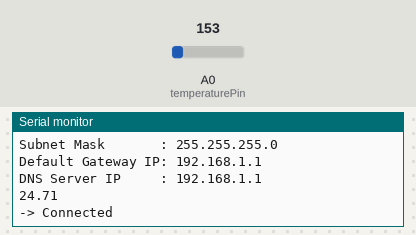
The sketch below on a simulated Arduino Uno, built with avr-gcc and run on an emulated ATmega328P. Shown: the last lines printed to the serial monitor. The test bench sets the inputs (shaded band); at power-on: A0 (temperaturePin) = 153. WiFi joins after 1.5 s; servers stay silent unless stated.

Above: at 2.8 s.
2.9 s: A0 (temperaturePin) set to 165
At 7.9 s:
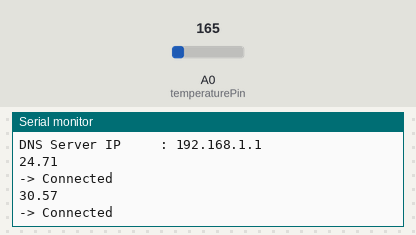
8.8 s: A0 (temperaturePin) set to 175
At 13.1 s:
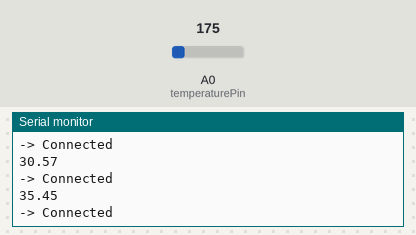
Timing chart, 0 to 14.6 s (numbered marks = the images above; inputs shaded):
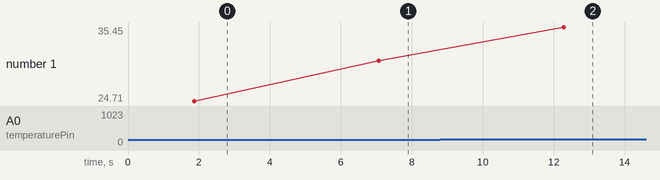

Measured:
- after the input at 2.9 s, the serial monitor: prints a new line after 4.2 s (image 1)
- after the input at 8.8 s, the serial monitor: prints a new line after 3.5 s (image 2)
- plotted number 1: 24.71 → 30.57 after the input at 2.9 s, 30.57 → 35.45 after the input at 8.8 s

The sketch:

mysql_ethr_test_02.ino
```cpp
#include<Ethernet.h>
#include<SPI.h>
const int temperaturePin = A0;
// **** ETHERNET SETTING ****
// Arduino Uno pins: 10 = CS, 11 = MOSI, 12 = MISO, 13 = SCK
// Ethernet MAC address - must be unique on your network - MAC Reads T4A001 in hex (unique in your network)
byte mac[] = { 0x90, 0xA2, 0xDA, 0x0F, 0x3A, 0xDC };
// For the rest we use DHCP (IP address and such)
IPAddress ip(172,25,3,30);
EthernetClient client;
IPAddress server(103,206,231,60); // IP Adres (or name) of server to dump data to
int  interval = 5000; // Wait between dumps

void setup() {

  Serial.begin(9600);
     while (!Serial) {
    ; // wait for serial port to connect. Needed for Leonardo only
  }
    if (Ethernet.begin(mac) == 0) {
    Serial.println("Failed to configure Ethernet using DHCP");
    // no point in carrying on, so do nothing forevermore:
    // try to congifure using IP address instead of DHCP:
    Ethernet.begin(mac, ip);
  }


  Serial.println("Tweaking4All.com - Temperature Drone - v2.0");
  Serial.println("-=-=-=-=-=-=-=-=-=-=-=-=-=-=-=-=-=-=-=-=-=-\n");
  Serial.print("IP Address        : ");
  Serial.println(Ethernet.localIP());
  Serial.print("Subnet Mask       : ");
  Serial.println(Ethernet.subnetMask());
  Serial.print("Default Gateway IP: ");
  Serial.println(Ethernet.gatewayIP());
  Serial.print("DNS Server IP     : ");
  Serial.println(Ethernet.dnsServerIP());
}

void loop() {
  // if you get a connection, report back via serial:
  if (client.connect(server, 80)) {
      float tem = getTemp();
    Serial.println( tem );
    Serial.println("-> Connected");
    if(client.connected()){
    // Make a HTTP request:
    client.print( "GET /add_data.php?");
    client.print("serial=");
    client.print( "TempSensor" );
    client.print("&&");
    client.print("temperature=");
    client.print( tem);
    client.println( " HTTP/1.1");
    client.println( "Host: 172.25.3.30" );
    //client.println(server);
    client.println( "Connection: close" );
    client.println();
    client.println();
    client.stop();
  }
  }
  else {
    // you didn't get a connection to the server:
    Serial.println("--> connection failed/n");
  }

  delay(interval);
}
float getTemp() {
  float voltage, V,t ;
  voltage = analogRead(temperaturePin) ;
  V = voltage * 0.004882814 ;
  t = (V - 0.5) * 100.0;
  return t;
}
```
